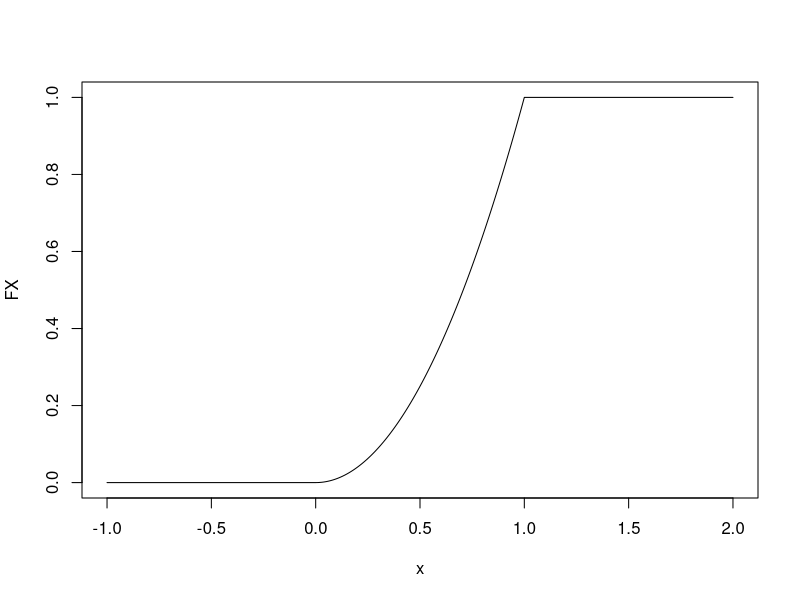
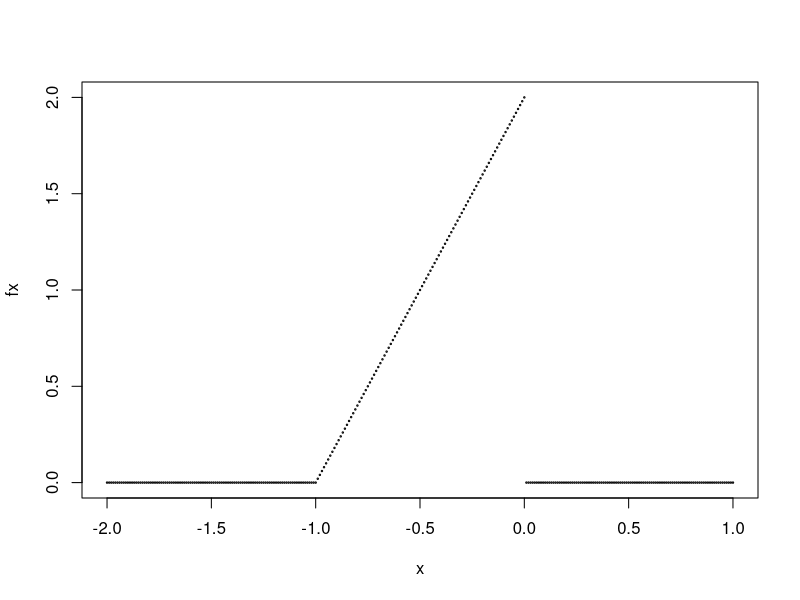
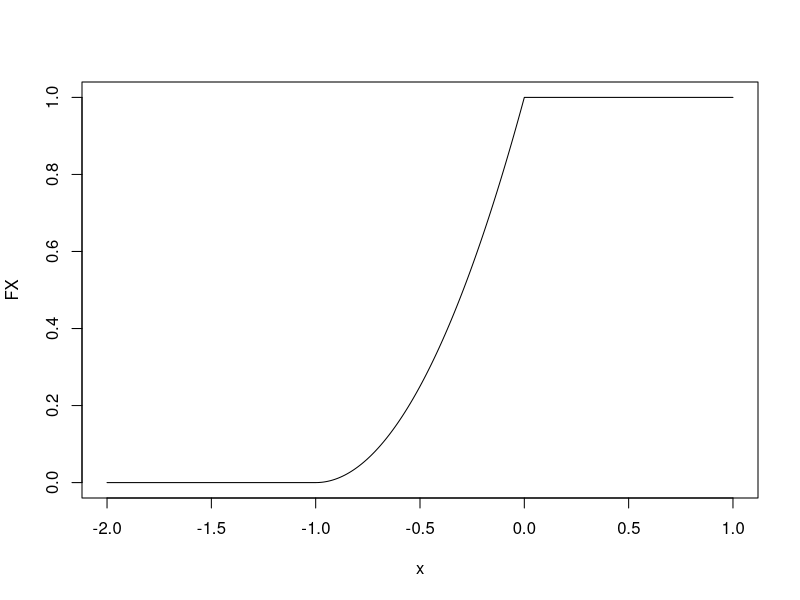
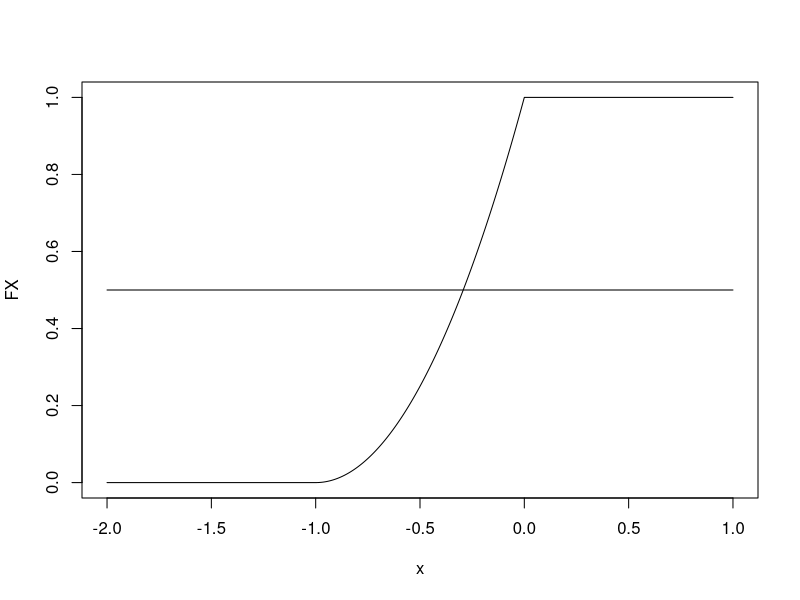
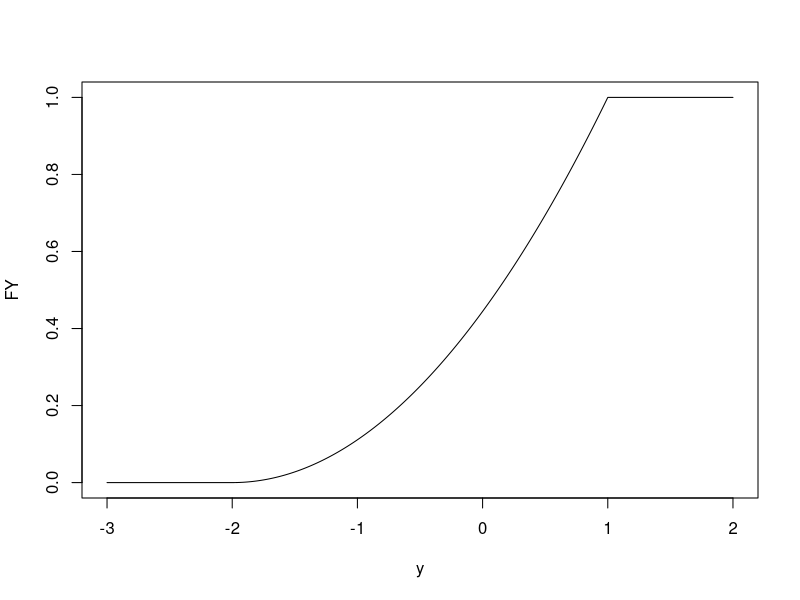
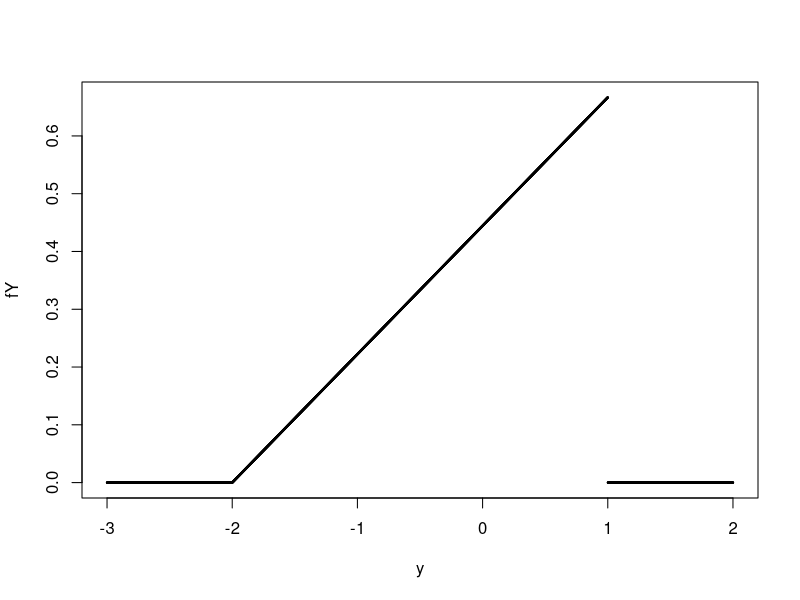
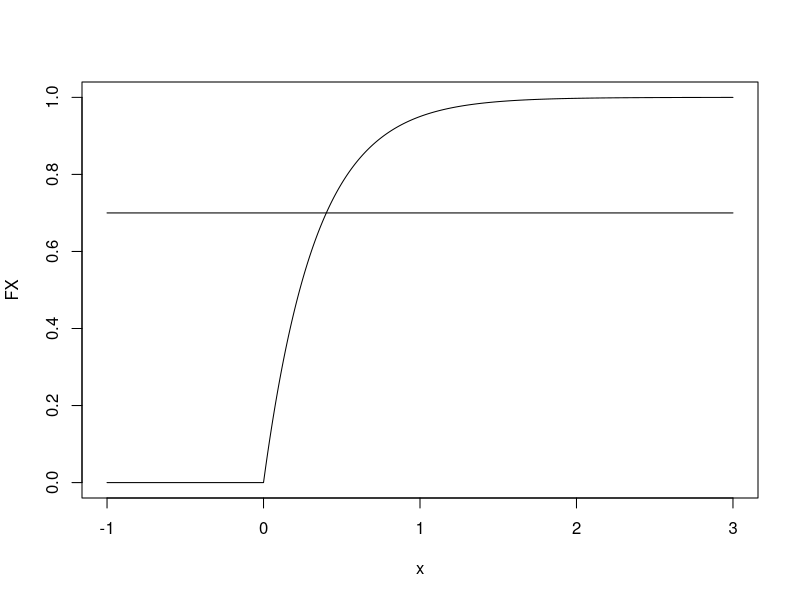

R code for these plots, in order:
# ......................................................................................
# ........................Exercise 4 - Continuous random variable.......................
# ......................................................................................
# ......................................................................................

# If text does not display correctly, set File \Reopen with Encoding ... to UTF-8 
# Use CTRL + SHIFT + O to display the contents of the script 
# Use CTRL + ENTER to run commands on a single line 

# **The content of this script is only as a supplementary illustration to the exercise,
# it is not necessary to know at the exam. It is important to be able to calculate
# manually.**
#  
# * Numerical integration in R ####
#  
# R function **integrate**integrate(f, a, b)=$\int_{a}^{b}f(x)dx$
#  
# - **f** is a R function(defined by us) which has one input argument - a vector of
# values in which to return its values
#  
# - **a** lower integration limit
#  
# - **b** upper integration limit
#  


f = function(x){return(x*x)} # x ^ 2
a = -1
b = 2
integrate(f, a, b)

#  Examples ####
#  
# * Example 1. ####
#  
# Random variable X has distribution function$F(x)=\begin{cases} 0    &      x \leq
# 0 \\ cx^2 &  0 < x \leq 1 \\ 1    &  1 < x \end{cases}$What values can the
# constant c take?
#  


# derivative of F(x) is the density of density f(x)
# corresponding probability density at interval<0.1>
f = function(x){return(2*x)} # f(x)=2x
a = 0
b = 1
integrate(f, a, b)$value

# c=1, so the distribution function looks like this:
F.dist = function(x){
    res = x*x     # x ^ 2
    res[x<=0] = 0 # 0 for x<=0
    res[x>1] = 1  # 1 for x>1
    return(res)
}

x = seq(from = -1, to = 2, by = 0.01) # points on the x-axis
FX = F.dist(x) # values of F(x)
plot(x, FX, type = 'l') # draw as a line


# * Example 2. ####
#  
# The distribution of a random variable X is given by the density$f(x)=\begin{cases}
# 2x+2 & x \in <-1;0> \\ 0    & x \notin <-1;0> \end{cases}$Specify:
#  
# ** 2. a) ####
#  
# $F(x)$,
#  


f.dens = function(x){
    res = 2*x + 2 
    # watch out for x<-1 because '<-' is in the assignment line
    res[x < -1] = 0 # 0 for x<=0
    res[x > 0] = 0  # 1 for x>1
    return(res)
}

x = seq(from = -2, to = 1, by = 0.01) # points on the x-axis
fx = f.dens(x) # values of f(x)
plot(x, fx, cex=0.2) # draw dots(cex is the size)


F.dist = function(x){
    res = x*x+2*x+1     # x ^ 2 + 2x + 1
    res[x < -1] = 0 # 0 for x<=0
    res[x > 0] = 1  # 1 for x>1
    return(res)
}

x = seq(from = -2, to = 1, by = 0.01) # points on the x-axis
FX = F.dist(x) # values of f(x)
plot(x, FX, type='l') # draw dots(cex is the size)


# ** 2. b) ####
#  
# P(−2 ≤ X ≤ 0.5), P(−2 ≤ X ≤ −1), P(X>0.5), P(X=0.3)
#  


# P(−2 ≤ X ≤.50.5)
integrate(f.dens, -2, -0.5)$value
integrate(f.dens, -1, -0.5)$value

# P(−2 ≤ X − −1)
integrate(f.dens, -2, -1)$value

# P(X>0.5)
integrate(f.dens, 0.5, 1e16)$value # This will not always work


# P(X=0.3)
integrate(f.dens, 0.3, 0.3)$value
# it is clear that this probability is 0
# corresponds to the integral sa=b, ie with zero size on the x-axis


# ** 2. c) ####
#  
# mean, variance and standard deviation of the random variable X.
#  


# E(X)
x_fx = function(x){
    fx = f.dens(x)
    return(x*fx)
} 
# we integrate only where we know that f(x) is nonzero
E_X = integrate(x_fx, -1, 0)$value
E_X
-1/3

# E(X ^ 2)
xx_fx = function(x){
    fx = f.dens(x) 
    return(x*x*fx)
} 
# we integrate only where we know that f(x) is nonzero
E_XX = integrate(xx_fx, -1, 0)$value
E_XX
1/6

# D(X)
D_X = E_XX - E_X^2
D_X
1/18

# sigma(x)
std_X = sqrt(D_X)
std_X
sqrt(2)/6

# ** 2. d) ####
#  
# mode $\hat{x}$
#  


# mode=0


# ** 2. e) ####
#  
# median $x_{0,5}$
#  


x = seq(from = -2, to = 1, by = 0.001) # points on the x-axis
FX = F.dist(x)
plot(x, FX, type='l')
lines(c(-2, 1),c(0.5, 0.5))

x[FX >= 0.5][1] # first element zx for which F(x)>=0.5
(-2+sqrt(2))/2

# * Example 3. ####
#  
# The random variable Y is defined as: Y=3X + 1, where X is the random variable from the
# previous example. Specify:
#  
# ** 3. a) ####
#  
# $F_Y(y)$
#  


FY.dist = function(y){
    # calculated from the relation FY(y)=P(Y<y)=P(3X + 1<y)=...
    x = (y-1)/3 
    FY = F.dist(x)
    return(FY)
}
y = seq(from = -3, to = 2, by = 0.001) # points on the x-axis
FY = FY.dist(y)
plot(y, FY, type='l')

# ** 3. b) ####
#  
# $f_Y(y)$
#  


# derivation of F_Y
fY.dens = function(y){
    res = 2/9*(y + 2) 
    res[y < -2] = 0 # 0 for x<-2
    res[y > 1] = 0  # 1 for x>1
    return(res)
}
integrate(fY.dens,-2,1)$value # total integral check
y = seq(from = -3, to = 2, by = 0.001) # points on the x-axis
fY = fY.dens(y)
plot(y, fY, cex=0.2)

# ** 3. c) ####
#  
# E(Y), D(Y), σ(Y)
#  


# E(Y)
y_fy = function(y){
    fy = fY.dens(y)
    return(y*fy)
} 
# we integrate only where we know that f(y) is nonzero
E_Y = integrate(y_fy, -2, 1)$value
E_Y
0

# alternatively
E_Y = 3*E_X + 1
E_Y

# E(Y ^ 2)
yy_fy = function(y){
    fy = fY.dens(y)
    return(y*y*fy)
} 
# we integrate only where we know that f(y) is nonzero
E_YY = integrate(yy_fy, -2, 1)$value
E_YY
1/2

# D(Y)
D_Y = E_YY - E_Y^2
D_Y
1/2

# alternatively
D_Y = 3^2*D_X
D_Y

# sigma(Y)
sqrt(D_Y)
sqrt(2)/2

# * Example 4 ####
#  
# Calculate $\omega$ such that a random variable X with probability
# density:$f(x)=\begin{cases} 0 & x < 0 \\ 3e^{-3x}    & x \geq 0
# \end{cases}$was 0.3 greater than $\omega$
#  


F.dist = function(x){
    res = 1 - exp(-3*x)
    res[x < 0] = 0 # 0 for x<=0
    return(res)
}

x = seq(from = -1, to = 3, by = 0.001) # points on the x-axis
FX = F.dist(x)
plot(x, FX, type='l')
lines(c(-1, 3),c(0.7, 0.7))

x[FX >= 0.7][1]

-1/3*log(0.3)



